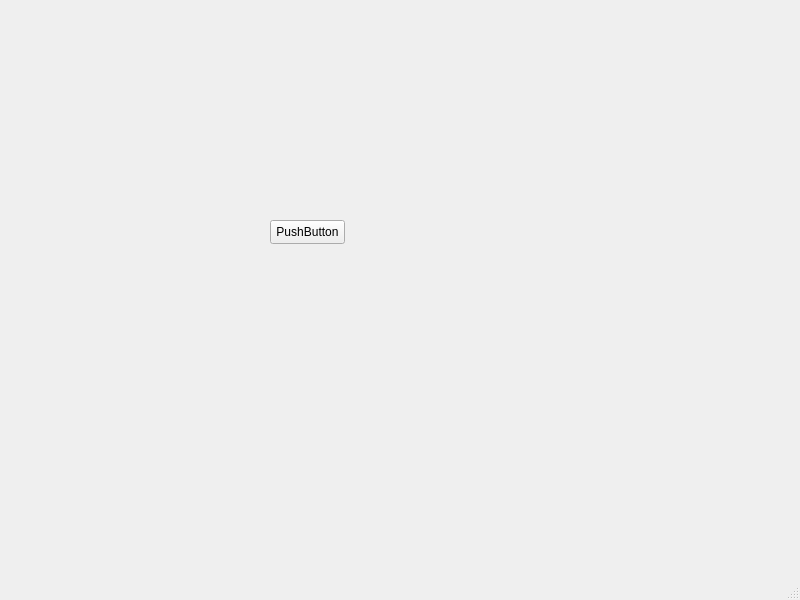
<?xml version="1.0" encoding="UTF-8"?>
<ui version="4.0">
 <class>MainWindow</class>
 <widget class="QMainWindow" name="MainWindow">
  <property name="geometry">
   <rect>
    <x>0</x>
    <y>0</y>
    <width>800</width>
    <height>600</height>
   </rect>
  </property>
  <property name="windowTitle">
   <string>MainWindow</string>
  </property>
  <widget class="QWidget" name="centralwidget">
   <widget class="QPushButton" name="pushButton">
    <property name="geometry">
     <rect>
      <x>270</x>
      <y>220</y>
      <width>75</width>
      <height>24</height>
     </rect>
    </property>
    <property name="text">
     <string>PushButton</string>
    </property>
   </widget>
  </widget>
  <widget class="QMenuBar" name="menubar">
   <property name="geometry">
    <rect>
     <x>0</x>
     <y>0</y>
     <width>800</width>
     <height>22</height>
    </rect>
   </property>
  </widget>
  <widget class="QStatusBar" name="statusbar"/>
 </widget>
 <resources/>
 <connections/>
</ui>
